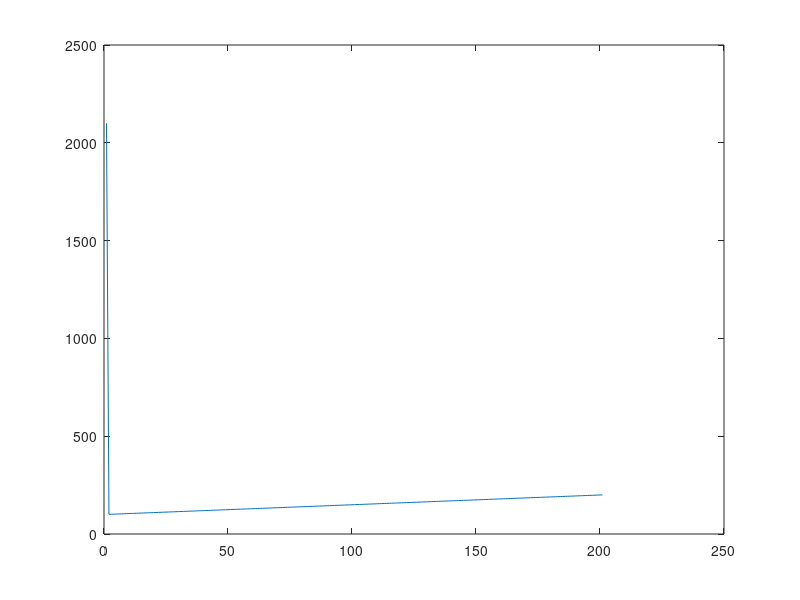

Write the MATLAB code that produced this figure. (Note: this script raises an error after producing the figure.)
num = [2.1 100.005 5];
den = [0.001 1 0];
controller = tf(num,den)

% Specify the PID controller gains
Kp = 100;
Ki = 5;
Kd = 2;

% Create the PID controller transfer function
%controller = pid(Kp, Ki, Kd);

% Connect the controller and plant in series to create a closed-loop system
%
% Simulate the step response of the closed-loop system
t = 0:0.1:20;
S = step(controller, t);

figure
plot(S)
stepinfo(S)
% Add labels to the plot
title('Step Response with PID Controller');
xlabel('Time (sec)');
ylabel('Output');
